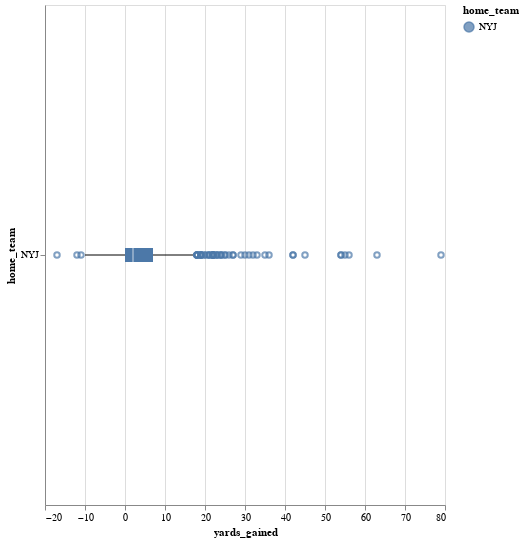

The code cell stored with this chart in its notebook:
### Code cell
alt.Chart(df_small).mark_boxplot().encode(
    y=alt.Y("home_team", scale=alt.Scale(type="symlog")),
    x=alt.X('yards_gained'),
    color=alt.Color('home_team')
).properties(
    width=400,
    height=500,
)

### Figure 1 — Vega-Lite specification as saved in the notebook (floating-point values rounded to 4 significant figures; data arrays with more than 128 entries replaced by an {"elided": "..."} marker saying what was removed)
{"config": {"view": {"continuousWidth": 400, "continuousHeight": 300}}, "data": {"name": "data-541110623f95798a755dc11895b388d2"}, "mark": "boxplot", "encoding": {"color": {"field": "home_team", "type": "nominal"}, "x": {"field": "yards_gained", "type": "quantitative"}, "y": {"field": "home_team", "scale": {"type": "symlog"}, "type": "nominal"}}, "height": 500, "width": 400, "$schema": "https://vega.github.io/schema/vega-lite/v4.17.0.json", "datasets": {"data-541110623f95798a755dc11895b388d2": {"elided": "874 records"}}}
